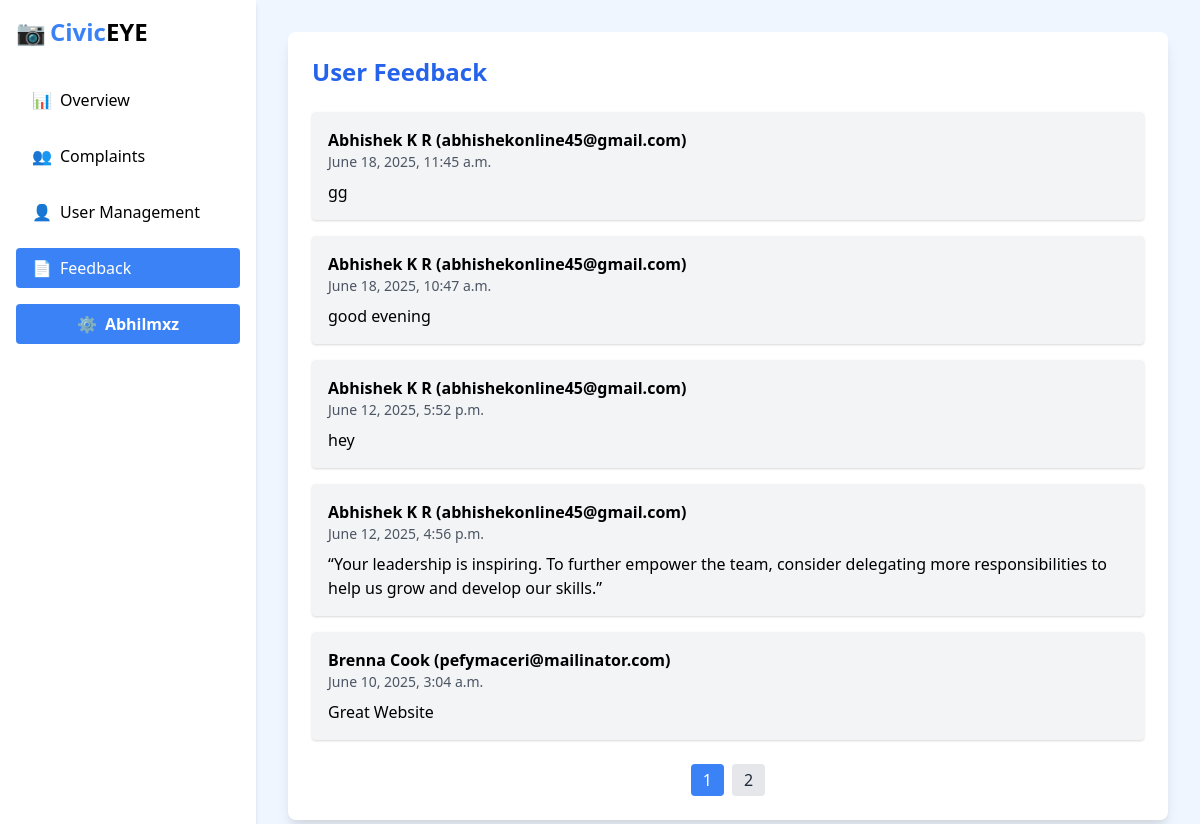
The app's page /adminpanel/feedback/ (signed in), older data.
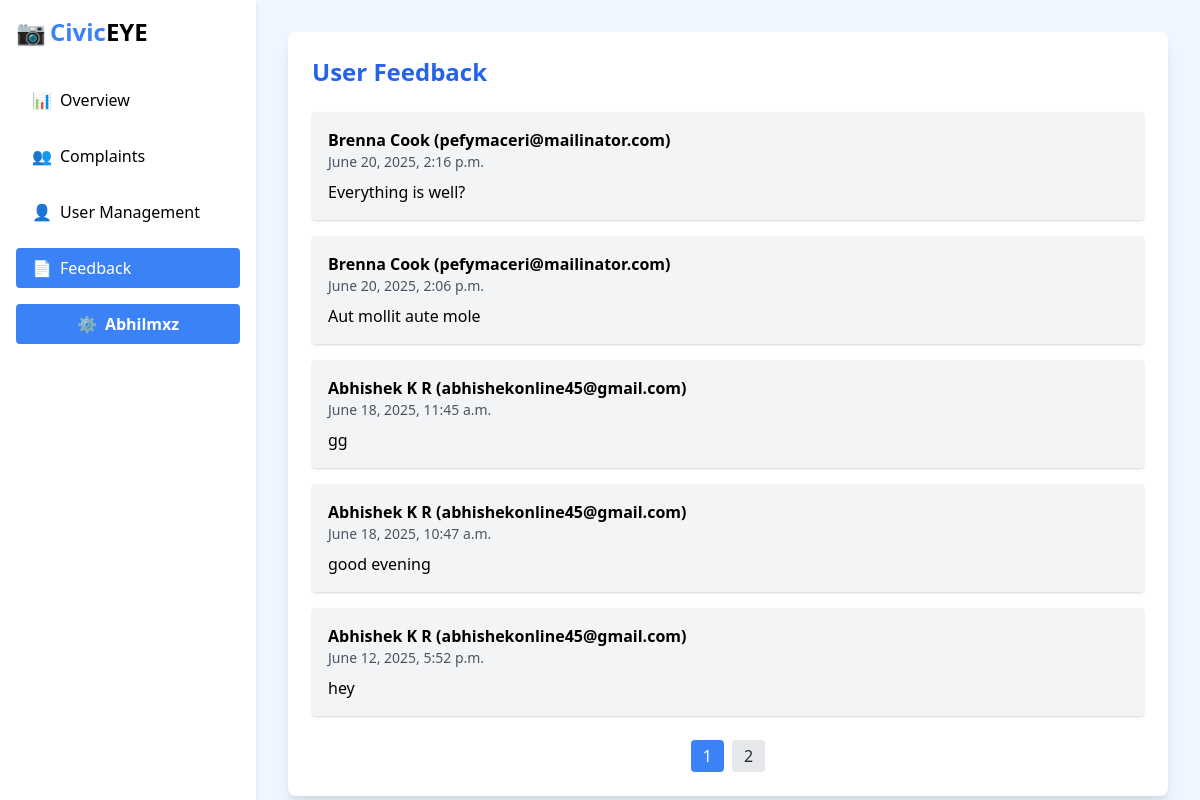
The same page, newer data.
### VCRA/models.py (models this page shows, shortened)
class Feedback(models.Model):
    name = models.CharField(max_length=100)
    email = models.EmailField()
    message = models.TextField()
    created_at = models.DateTimeField(auto_now_add=True)

### VCRA/views.py (the view)
# urls.py: path('adminpanel/feedback/', views.feedback_admin_view, name='feedback'),
@login_required
def feedback_admin_view(request):
    if not request.user.is_staff:
        return HttpResponseForbidden("You do not have permission to view this page.")
    feedback_entries = Feedback.objects.order_by('-created_at')
    return render(request, 'feedback.html', {'feedback_entries': feedback_entries})

### VCRA/templates/feedback.html (shortened to what this page needs)
<!DOCTYPE html>
<html lang="en">
<head>
  <link href="https://cdn.jsdelivr.net/npm/tailwindcss@2.2.19/dist/tailwind.min.css" rel="stylesheet">
</head>
<body class="bg-blue-50 min-h-screen font-sans">
  <div class="flex min-h-screen">
    <aside class="w-64 bg-white shadow-md p-4 space-y-4">
      <div class="flex items-center space-x-1 mb-8">
          <span class="text-2xl">📷</span>
          <h1 class="text-2xl font-bold text-blue-500">Civic<span class="text-black">EYE</span></h1>
        </div>
      <nav class="space-y-4">
        <a href="{% url 'adminover' %}" class="text-black px-4 py-2 rounded flex items-center space-x-2 font-medium">
          <span>📊</span><span>Overview</span>
        </a>
        <a href="{% url 'admin_comp' %}" class="flex items-center space-x-2 px-4 py-2 text-black font-medium">
          <span>👥</span><span>Complaints</span>
        </a>
        <a href="{% url 'user_manage' %}" class="flex items-center space-x-2 px-4 py-2 text-black font-medium">
          <span>👤</span><span>User Management</span>
        </a>
        <a href="{% url 'feedback' %}" class="bg-blue-500 text-white px-4 py-2 rounded flex items-center space-x-2 font-medium">
          <span>📄</span><span>Feedback</span>
        </a>
      </nav>
      <a href="{% url 'admin_profile' %}"
       class="bg-blue-500 text-white flex items-center justify-center space-x-2 py-2 rounded font-semibold hover:bg-blue-600 transition">
      <span>⚙️</span> <span>{{ request.user.username }}</span>
      </a>
    </aside>
    <main class="flex-1 p-8 overflow-y-auto">
      <div class="bg-white shadow-lg rounded-lg p-6">
        <h2 class="text-2xl font-bold text-blue-600 mb-6">User Feedback</h2>
        {% if feedback_entries %}
          <div id="feedbackContainer" class="space-y-4">
            {% for feedback in feedback_entries %}
              <div class="feedback-card bg-gray-100 p-4 rounded shadow">
                <p class="font-semibold">{{ feedback.name }} ({{ feedback.email }})</p>
                <p class="text-gray-600 text-sm">{{ feedback.created_at }}</p>
                <p class="mt-2">{{ feedback.message }}</p>
              </div>
            {% endfor %}
          </div>
          <div id="pagination-buttons" class="mt-6 flex justify-center gap-2"></div>
        {% else %}
          <p class="text-gray-500">No feedback submitted yet.</p>
        {% endif %}
      </div>
    </main>
  </div>
</body>
</html>

Row changes from the older to the newer data that the page shows:
no longer on this page (row unchanged): Feedback: name "Abhishek K R", email "abhishekonline45@gmail.com", created_at "June 12, 2025, 4:56 p.m.", message "“Your leadership is inspiring. To further empower the team, consider delegating more responsibilities to help us grow and develop our skills.”"
no longer on this page (row unchanged): Feedback: name "Brenna Cook", email "pefymaceri@mailinator.com", created_at "June 10, 2025, 3:04 a.m.", message "Great Website"
added Feedback: name "Brenna Cook", email "pefymaceri@mailinator.com", created_at "June 20, 2025, 2:16 p.m.", message "Everything is well?"
added Feedback: name "Brenna Cook", email "pefymaceri@mailinator.com", created_at "June 20, 2025, 2:06 p.m.", message "Aut mollit aute mole"
